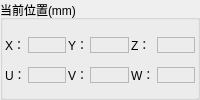
      <widget class="QGroupBox" name="groupBox_15">
       <property name="title">
        <string>当前位置(mm)</string>
       </property>
       <layout class="QVBoxLayout" name="verticalLayout">
        <property name="leftMargin">
         <number>2</number>
        </property>
        <property name="topMargin">
         <number>6</number>
        </property>
        <property name="rightMargin">
         <number>2</number>
        </property>
        <property name="bottomMargin">
         <number>2</number>
        </property>
        <item>
         <widget class="QFrame" name="frame">
          <layout class="QGridLayout" name="gridLayout_9">
           <property name="margin">
            <number>0</number>
           </property>
           <property name="spacing">
            <number>2</number>
           </property>
           <item row="0" column="1">
            <widget class="QLabel" name="label_title_x_2">
             <property name="sizePolicy">
              <sizepolicy hsizetype="Minimum" vsizetype="Fixed">
               <horstretch>0</horstretch>
               <verstretch>0</verstretch>
              </sizepolicy>
             </property>
             <property name="text">
              <string>X：</string>
             </property>
            </widget>
           </item>
           <item row="0" column="4">
            <widget class="QLabel" name="label_title_y_2">
             <property name="sizePolicy">
              <sizepolicy hsizetype="Minimum" vsizetype="Fixed">
               <horstretch>0</horstretch>
               <verstretch>0</verstretch>
              </sizepolicy>
             </property>
             <property name="text">
              <string>Y：</string>
             </property>
            </widget>
           </item>
           <item row="0" column="5">
            <widget class="QLabel" name="label_cur_y">
             <property name="sizePolicy">
              <sizepolicy hsizetype="Expanding" vsizetype="Fixed">
               <horstretch>0</horstretch>
               <verstretch>0</verstretch>
              </sizepolicy>
             </property>
             <property name="frameShape">
              <enum>QFrame::StyledPanel</enum>
             </property>
             <property name="text">
              <string/>
             </property>
            </widget>
           </item>
           <item row="0" column="2">
            <widget class="QLabel" name="label_cur_x">
             <property name="sizePolicy">
              <sizepolicy hsizetype="Expanding" vsizetype="Fixed">
               <horstretch>0</horstretch>
               <verstretch>0</verstretch>
              </sizepolicy>
             </property>
             <property name="frameShape">
              <enum>QFrame::StyledPanel</enum>
             </property>
             <property name="text">
              <string/>
             </property>
            </widget>
           </item>
           <item row="0" column="6">
            <widget class="QLabel" name="label_title_z_2">
             <property name="sizePolicy">
              <sizepolicy hsizetype="Minimum" vsizetype="Fixed">
               <horstretch>0</horstretch>
               <verstretch>0</verstretch>
              </sizepolicy>
             </property>
             <property name="text">
              <string>Z：</string>
             </property>
            </widget>
           </item>
           <item row="0" column="7">
            <widget class="QLabel" name="label_cur_z">
             <property name="sizePolicy">
              <sizepolicy hsizetype="Expanding" vsizetype="Fixed">
               <horstretch>0</horstretch>
               <verstretch>0</verstretch>
              </sizepolicy>
             </property>
             <property name="frameShape">
              <enum>QFrame::StyledPanel</enum>
             </property>
             <property name="text">
              <string/>
             </property>
            </widget>
           </item>
           <item row="1" column="1">
            <widget class="QLabel" name="label_title_u_2">
             <property name="sizePolicy">
              <sizepolicy hsizetype="Minimum" vsizetype="Fixed">
               <horstretch>0</horstretch>
               <verstretch>0</verstretch>
              </sizepolicy>
             </property>
             <property name="text">
              <string>U：</string>
             </property>
            </widget>
           </item>
           <item row="1" column="2">
            <widget class="QLabel" name="label_cur_u">
             <property name="sizePolicy">
              <sizepolicy hsizetype="Expanding" vsizetype="Fixed">
               <horstretch>0</horstretch>
               <verstretch>0</verstretch>
              </sizepolicy>
             </property>
             <property name="frameShape">
              <enum>QFrame::StyledPanel</enum>
             </property>
             <property name="text">
              <string/>
             </property>
            </widget>
           </item>
           <item row="1" column="4">
            <widget class="QLabel" name="label_title_v_2">
             <property name="sizePolicy">
              <sizepolicy hsizetype="Minimum" vsizetype="Fixed">
               <horstretch>0</horstretch>
               <verstretch>0</verstretch>
              </sizepolicy>
             </property>
             <property name="text">
              <string>V：</string>
             </property>
            </widget>
           </item>
           <item row="1" column="5">
            <widget class="QLabel" name="label_cur_v">
             <property name="sizePolicy">
              <sizepolicy hsizetype="Expanding" vsizetype="Fixed">
               <horstretch>0</horstretch>
               <verstretch>0</verstretch>
              </sizepolicy>
             </property>
             <property name="frameShape">
              <enum>QFrame::StyledPanel</enum>
             </property>
             <property name="text">
              <string/>
             </property>
            </widget>
           </item>
           <item row="1" column="6">
            <widget class="QLabel" name="label_title_w_2">
             <property name="sizePolicy">
              <sizepolicy hsizetype="Minimum" vsizetype="Fixed">
               <horstretch>0</horstretch>
               <verstretch>0</verstretch>
              </sizepolicy>
             </property>
             <property name="text">
              <string>W：</string>
             </property>
            </widget>
           </item>
           <item row="1" column="7">
            <widget class="QLabel" name="label_cur_w">
             <property name="sizePolicy">
              <sizepolicy hsizetype="Expanding" vsizetype="Fixed">
               <horstretch>0</horstretch>
               <verstretch>0</verstretch>
              </sizepolicy>
             </property>
             <property name="frameShape">
              <enum>QFrame::StyledPanel</enum>
             </property>
             <property name="text">
              <string/>
             </property>
            </widget>
           </item>
          </layout>
         </widget>
        </item>
       </layout>
      </widget>
